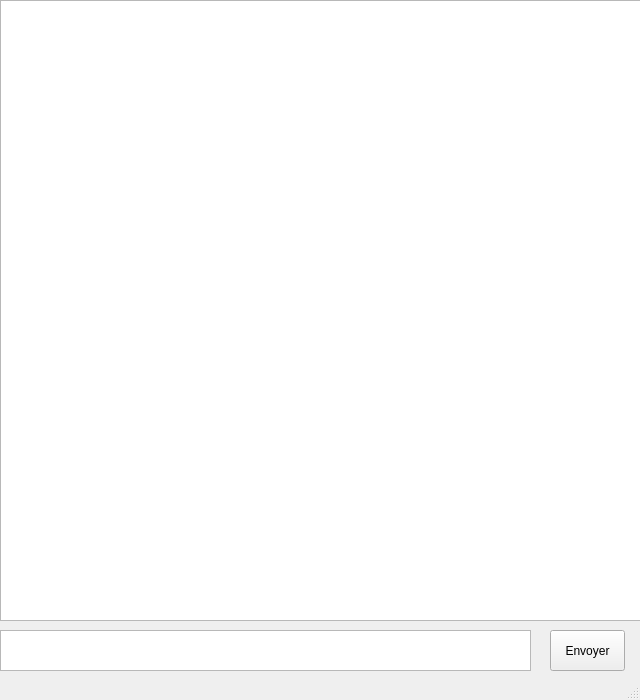
<?xml version="1.0" encoding="UTF-8"?>
<ui version="4.0">
 <class>MainWindow</class>
 <widget class="QMainWindow" name="MainWindow">
  <property name="geometry">
   <rect>
    <x>0</x>
    <y>0</y>
    <width>640</width>
    <height>700</height>
   </rect>
  </property>
  <property name="minimumSize">
   <size>
    <width>640</width>
    <height>700</height>
   </size>
  </property>
  <property name="maximumSize">
   <size>
    <width>640</width>
    <height>700</height>
   </size>
  </property>
  <property name="windowTitle">
   <string>MainWindow</string>
  </property>
  <widget class="QWidget" name="centralwidget">
   <widget class="QPlainTextEdit" name="textUtilisateur">
    <property name="geometry">
     <rect>
      <x>0</x>
      <y>630</y>
      <width>531</width>
      <height>41</height>
     </rect>
    </property>
   </widget>
   <widget class="QPushButton" name="envoyer">
    <property name="geometry">
     <rect>
      <x>550</x>
      <y>630</y>
      <width>75</width>
      <height>41</height>
     </rect>
    </property>
    <property name="text">
     <string>Envoyer</string>
    </property>
   </widget>
   <widget class="QListView" name="listMessages">
    <property name="geometry">
     <rect>
      <x>0</x>
      <y>0</y>
      <width>641</width>
      <height>621</height>
     </rect>
    </property>
   </widget>
  </widget>
  <widget class="QStatusBar" name="statusbar"/>
 </widget>
 <resources/>
 <connections/>
</ui>
